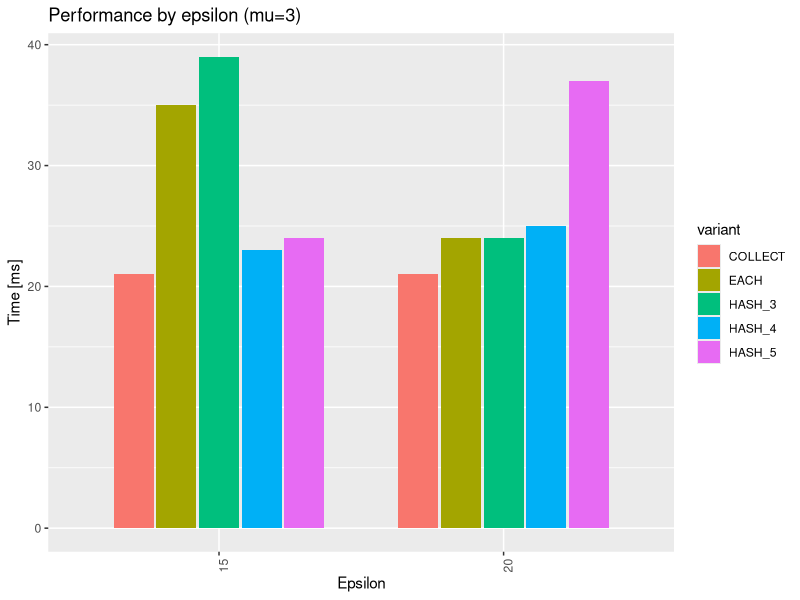
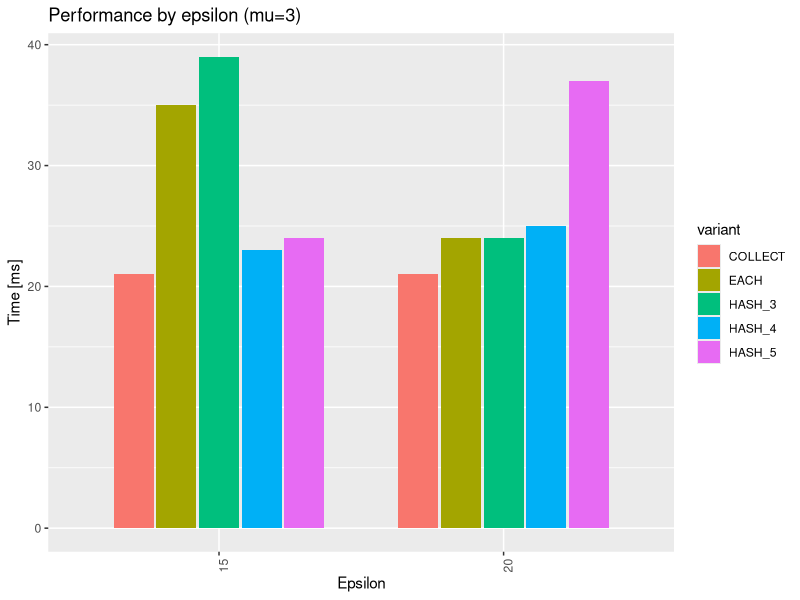

Source code (R) for these figures, in order:
library(tidyverse)
library(ggplot2)

data0 = enframe(readLines("variants4.txt"))

paramsPattern = "input"
getParams <- function(command){
  params = str_trim(str_split(command, "--")[[1]])
  params = params[grepl(paramsPattern, params)]
  return(paste(params, collapse = " "))
}
parseInput <- function(input){
  
}
fields = c("timestamp", "duration", "variant", "epsilon", "mu", "appId", "timestamp2", "duration2", "tag", "value")
scala = data0 %>% filter(grepl("COMMAND", value)) %>%
  separate(value, into = fields, sep = "\\|")
scala$params = scala$value %>% map(getParams)
scala = scala %>% separate(params, into = c(NA,"input"), sep = " ") %>%
  select(appId, input) %>% 
  separate(input, into = c(NA, "cell0"), sep = "sample") %>% 
  separate(cell0, into = c("cell", NA), sep = "\\.")

variants = data0 %>% filter(grepl("TIME", value)) %>%
  separate(value, into = fields, sep = "\\|") %>%
  select(appId, variant, epsilon, mu, value, duration) %>%
  mutate(duration = as.numeric(duration),
         epsilon = as.numeric(epsilon),
         mu = as.numeric(mu)
         )

data = scala %>% inner_join(variants, by = c("appId")) %>%
  pivot_wider(names_from = value, values_from = duration) %>%
  mutate(
    A_Graph = Graph - Read,
    A_Cliques = Cliques - Graph ,
    A_MBC = MBC - Cliques,
    A_Stats = Stats - MBC,
    A_Enclosed = EnclosedByMBC - Stats,
    A_NotEnclosed = NotEnclosedByMBC - EnclosedByMBC,
    A_Prune = Prune - NotEnclosedByMBC
  ) %>% 
  pivot_longer(cols = starts_with("A_"), names_to = "stage", names_prefix = "A_", values_to = "time") %>%
  select(variant, epsilon, mu, cell, stage, time) %>%
  group_by(cell, variant, epsilon, mu, stage) %>% summarise(time = mean(time)) %>% ungroup()

E=15
M=3
C="99"
S="NotEnclosed"
data95 = data %>% filter(cell == C & mu == M & stage == S)

p = ggplot(data = data95, aes(x = factor(epsilon), y = time, fill = variant)) +
  geom_bar(stat="identity", position=position_dodge(width = 0.75), width = 0.7) + 
  theme(axis.text.x = element_text(angle = 90, hjust = 1)) +
  #facet_grid(~mu) +
  labs(x="Epsilon", y="Time [ms]", title=paste0("Performance by epsilon (mu=", M,")"))
plot(p)
ggsave(paste0("C_", C, "E_", E,"_M", M, ".pdf"), device = "pdf")
